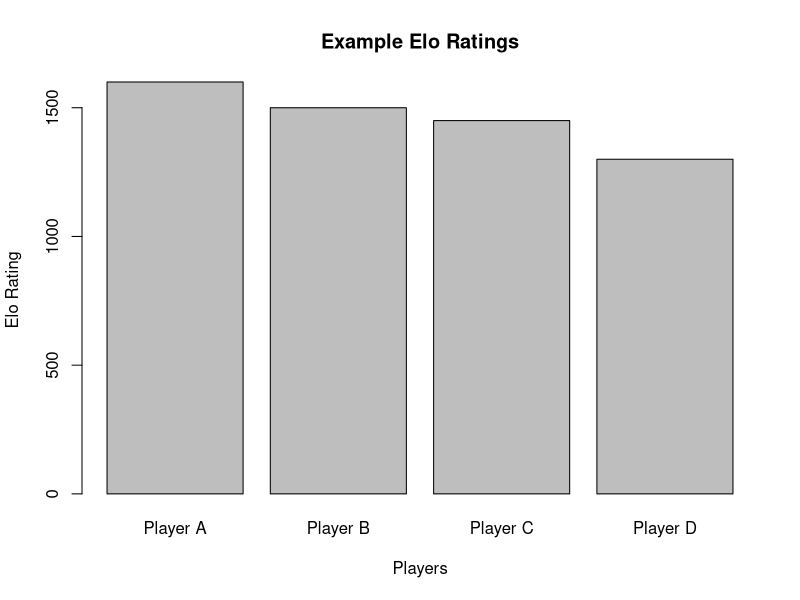

Reproduce this figure in R.
## ---- chunk 1
library(dplyr)

# Placeholder dataset for demonstration
elo_data <- data.frame(
  player1 = c("Player A", "Player B", "Player A", "Player C"),
  player2 = c("Player B", "Player C", "Player C", "Player D"),
  result  = c("player1", "player2", "player1", "player2")
)

# Encode results numerically for Elo
elo_data <- elo_data %>%
  mutate(score1 = ifelse(result == "player1", 1, 0),
         score2 = ifelse(result == "player2", 1, 0)) %>%
  select(player1, player2, score1, score2)

elo_data
## ---- chunk 2
#| fig-cap: "Example Elo ratings for players"
#| message: false

players <- c("Player A", "Player B", "Player C", "Player D")
ratings <- c(1600, 1500, 1450, 1300)

barplot(ratings,
        names.arg = players,
        xlab = "Players",
        ylab = "Elo Rating",
        main = "Example Elo Ratings")
